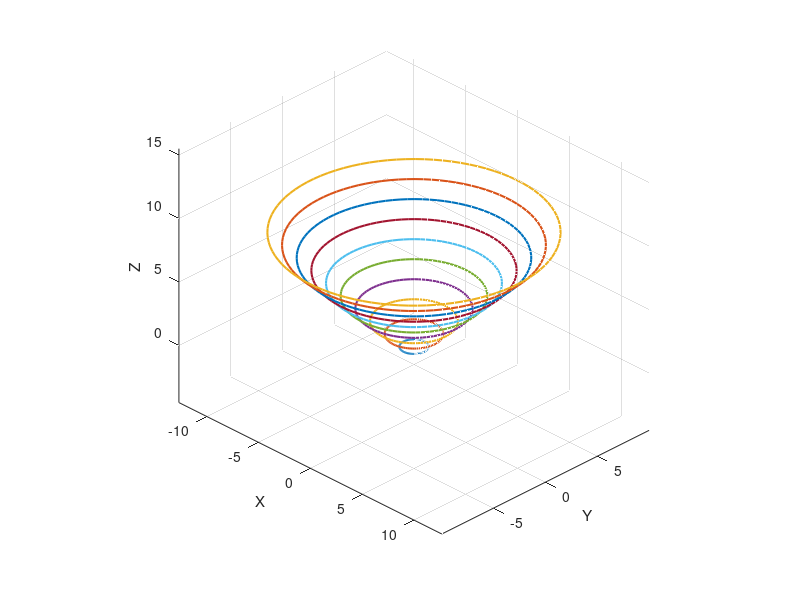

MATLAB code to generate this figure:
n = 10; % Number of concentric circles
theta = linspace(0, 2*pi, 100); % Angle values for the circles

figure;
hold on;
for r = 1:n % Radii ranging from 1 to 10
    x = r * cos(theta); % x-coordinates
    y = r * sin(theta); % y-coordinates
    z = r * ones(size(theta)); % z-coordinates increase with radius
    plot3(x, y, z, 'LineWidth', 1.5); % Plot in 3D
end
xlabel('X');
ylabel('Y');
zlabel('Z');
grid on;
axis equal;
view(45, 30); % Adjust the 3D view angle
hold off;
